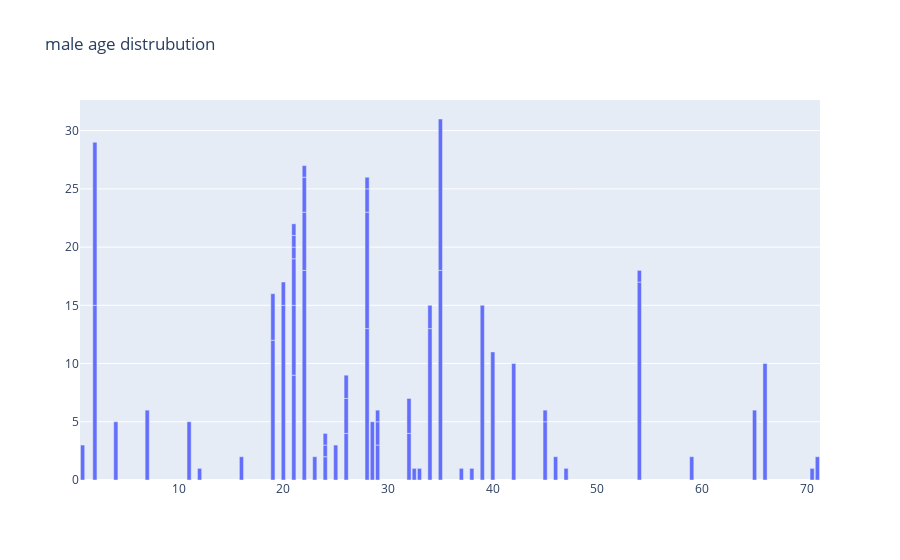

This figure's notebook cell:
### Code cell
fig = go.Figure([go.Bar(x=Male_Passanger["Age"], y=male_age)])
fig.update_layout(
    title={
        'text': "male age distrubution"})
fig.show()

### Figure 1 — Plotly figure (JSON) as saved in the notebook; plotly's stock layout.template omitted (floating-point values rounded to 4 significant figures; data arrays with more than 128 entries replaced by an {"elided": "..."} marker saying what was removed)
{"data": [{"type": "bar", "x": {"elided": "577 float values"}, "y": [18, 18, 18, 17, 15, 15, 15, 14, 14, 13, 13, 13, 13, 12, 11, 11, 10, 10, 10, 10, 9, 8, 7, 7, 7, 6, 6, 6, 6, 5, 5, 5, 5, 5, 5, 4, 4, 4, 4, 4, 3, 3, 3, 3, 3, 3, 3, 3, 2, 2, 2, 2, 2, 2, 2, 2, 2, 2, 2, 2, 2, 1, 1, 1, 1, 1, 1, 1, 1, 1, 1, 1, 1, 1, 1, 1, 1, 1, 1, 1, 1, 1]}], "layout": {"title": {"text": "male age distrubution"}}}
